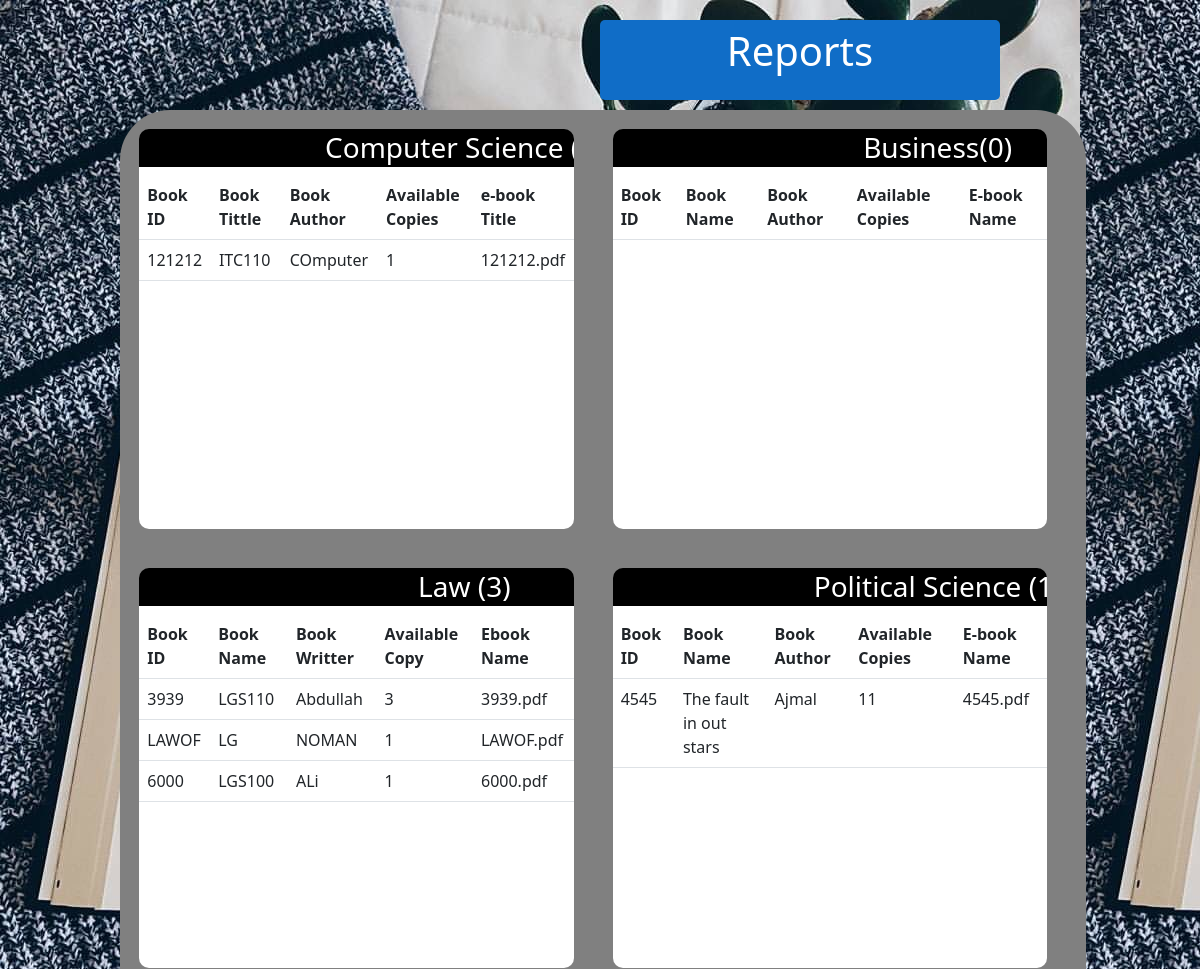
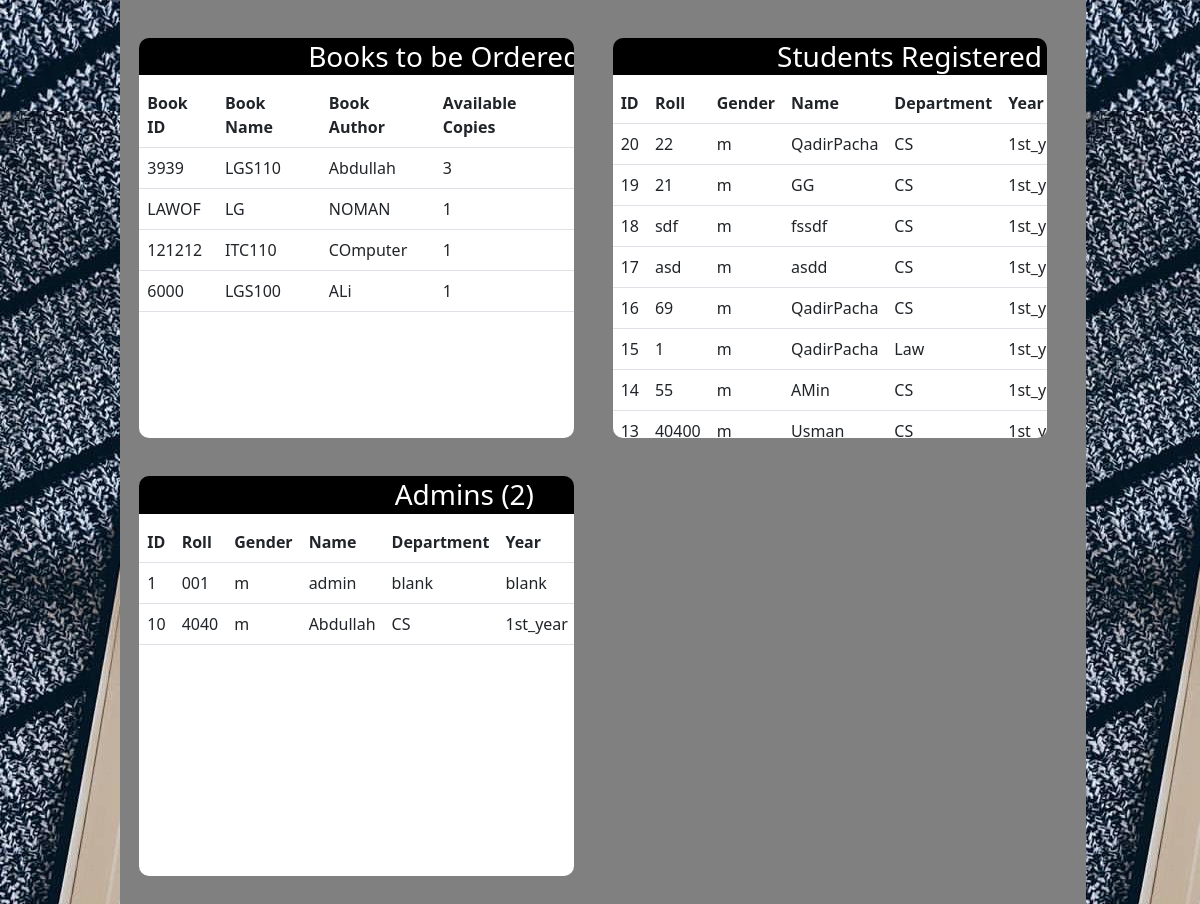
The app's page /report.php with its own data (2 pictures, top to bottom).
### tables this page shows
CREATE TABLE `book` (
  `b_id` varchar(255) NOT NULL,
  `booksname` varchar(50) NOT NULL,
  `authorname` varchar(50) NOT NULL,
  `copies` varchar(20) NOT NULL,
  `avl_cpy` int(100) NOT NULL,
  `dept` varchar(50) NOT NULL,
  `file_name` varchar(255) NOT NULL,
  `path` varchar(200) NOT NULL,
  PRIMARY KEY (`b_id`),
  UNIQUE KEY `b_id` (`b_id`)
);

### report.php (the view, shortened to what this page needs)
<?php include("conn.php");
?>
<!DOCTYPE html>
<html>
<head>
  <link href="https://cdn.jsdelivr.net/npm/bootstrap@5.1.3/dist/css/bootstrap.min.css" rel="stylesheet">
</head>
<body>
  <div class="box">
   <table  style =" font-size:30pt"align="center" >
      <tr>
        <td style="color:white">Reports</td>
      </tr>
    </table>
  </div>
  <div class="boxtwo" style="border-radius: 50px; width:80.5%; height:1850px; margin-left:10%;margin-top:10px;background-color:gray">
    <div class="box-cnt">
      <h3 class="box-cnt-h" style = "color:white">Computer Science (<?php
$query2 = "select count(b_id) from book where dept = 'CS';";
$queryR = mysqli_query($conn,$query2);
$data2 = mysqli_fetch_array($queryR);
$adminTotal =$data2['count(b_id)'];
echo $adminTotal; ?>)</h3>
         <table class="table table-hover">
                <tr>
                    <th>Book ID</th>
                    <th>Book Tittle</th>
                    <th>Book Author</th>
                    <th>Available Copies</th>
                    <th>e-book Title</th>
                </tr>
            <?php  $data=mysqli_query($conn,"SELECT * FROM `book`");
	              while($row = mysqli_fetch_array($data))
	               {
                      if($row["dept"]=="CS"){
                        echo "<tr>";
                          $lg1="<a>";
                        echo "<td>" ;echo $row["b_id"]; echo "</td>";
                        echo "<td>";echo "$lg1"; echo $row["booksname"]; echo "</a>"; echo "</td>";
                        echo "<td>"; echo $row["authorname"]; echo "</td>";
                        echo "<td>"; echo $row["avl_cpy"]; echo "</td>";
                        echo "<td>"; echo $row["file_name"]; echo "</td>";
                        echo "</tr>";
                      }
                    }
	            ?>
        </table>
    </div>
    <div class="box-cnt">
      <h3 class="box-cnt-h"style = "color:white">Business(<?php
$query2 = "select count(b_id) from book where dept = 'Business';";
$queryR = mysqli_query($conn,$query2);
$data2 = mysqli_fetch_array($queryR);
$adminTotal =$data2['count(b_id)'];
echo $adminTotal; ?>)</h3>
        <table class="table table-hover">
                <tr>
                    <th>Book ID</th>
                    <th>Book Name</th>
                    <th>Book Author</th>
                    <th>Available Copies</th>
                    <th>E-book Name</th>
                </tr>
                </table>
    </div>
    <br/clear="all">
    <div class="box-cnt">
      <h3 class="box-cnt-h" style = "color:white">Law (<?php
$query2 = "select count(b_id) from book where dept = 'Law';";
$queryR = mysqli_query($conn,$query2);
$data2 = mysqli_fetch_array($queryR);
$adminTotal =$data2['count(b_id)'];
echo $adminTotal; ?>) </h3>
        <table class="table table-hover">
                <tr>
                    <th>Book ID</th>
                    <th>Book Name</th>
                    <th>Book Writter</th>
                    <th>Available Copy</th>
                    <th>Ebook Name</th>
                </tr>
            <?php  $data=mysqli_query($conn,"SELECT * FROM `book`");
	              while($row = mysqli_fetch_array($data))
	               {
                      if($row["dept"]=="Law"){
                        echo "<tr>";
                          $lg3="<a>";
                        echo "<td>" ;echo $row["b_id"]; echo "</td>";
                        echo "<td>";echo "$lg3"; echo $row["booksname"]; echo "</a>"; echo "</td>";
                        echo "<td>"; echo $row["authorname"]; echo "</td>";
                        echo "<td>"; echo $row["avl_cpy"]; echo "</td>";
                        echo "<td>"; echo $row["file_name"]; echo "</td>";
                        echo "</tr>";
                      }
                    }
	            ?>
        </table>
    </div>
    <div class="box-cnt">
      <h3 class="box-cnt-h"style = "color:white">Political Science (<?php
$query2 = "select count(b_id) from book where dept = 'PoliticalScience';";
$queryR = mysqli_query($conn,$query2);
$data2 = mysqli_fetch_array($queryR);
$adminTotal =$data2['count(b_id)'];
echo $adminTotal; ?>) </h3>
        <table class="table table-hover">
                <tr>
                    <th>Book ID</th>
                    <th>Book Name</th>
                    <th>Book Author</th>
                    <th>Available Copies</th>
                    <th>E-book Name</th>
                </tr>
            <?php  $data=mysqli_query($conn,"SELECT * FROM `book`");
	              while($row = mysqli_fetch_array($data))
	               {
                      if($row["dept"]=="PoliticalScience"){
                        echo "<tr>";
                          $lg4="<a>";
                        echo "<td>" ;
                        echo $row["b_id"];
                        echo "</td>";
                        echo "<td>";
                        echo "$lg4";
                        echo $row["booksname"];
                        echo "</a>";
                        echo "</td>";
                        echo "<td>";
                        echo $row["authorname"];
                        echo "</td>";
                        echo "<td>";
                        echo $row["avl_cpy"];
                        echo "</td>";
                        echo "<td>";
                        echo $row["file_name"];
                        echo "</td>";
                        echo "</tr>";
                      }
                    }
	            ?>
                </table>
    </div>
    <div class="box-cnt">
      <h3 class="box-cnt-h"style = "color:white"> Books to be Ordered (<?php
$query2 = "select count(b_id) from booksneeded;";
$queryR = mysqli_query($conn,$query2);
$data2 = mysqli_fetch_array($queryR);
$adminTotal =$data2['count(b_id)'];
echo $adminTotal; ?>)  </h3>
        <table class="table table-hover">
                <tr>
                    <th>Book ID</th>
                    <th>Book Name</th>
                    <th>Book Author</th>
                    <th>Available Copies</th>
                </tr>
            <?php  $data=mysqli_query($conn,"SELECT * FROM `booksneeded`");
	              while($row = mysqli_fetch_array($data))
	               {
                        echo "<tr>";
                          $lg4="<a>";
                        echo "<td>" ;
                        echo $row["b_id"];
                        echo "</td>";
                        echo "<td>";
                        echo "$lg4";
                        echo $row["booksname"];
                        echo "</a>";
                        echo "</td>";
                        echo "<td>";
                        echo $row["authorname"];
                        echo "</td>";
                        echo "<td>";
                        echo $row["avl_cpy"];
                        echo "</td>";
                        echo "</tr>";
                      }
	            ?>
                </table>
  </div>
  <div class="box-cnt">
      <h3 class="box-cnt-h"style = "color:white"> Students Registered (<?php
$query2 = "select count(id) from studentsregistered;";
$queryR = mysqli_query($conn,$query2);
$data2 = mysqli_fetch_array($queryR);
$adminTotal =$data2['count(id)'];
echo $adminTotal; ?>) </h3>
        <table class="table table-hover">
                <tr>
                    <th> ID</th>
                    <th>Roll</th>
                    <th>Gender</th>
                    <th>Name</th>
                    <th>Department</th>
                    <th>Year</th>
                </tr>
            <?php  $data=mysqli_query($conn,"SELECT * FROM `studentsregistered`");
	              while($row = mysqli_fetch_array($data))
	               {
                    echo "<tr>";
                        echo "<td>" ;
                        echo $row["id"];
                        echo "</td>";
                        echo "<td>" ;
                        echo $row["roll"];
                        echo "</td>";
                        echo "<td>";
                        echo $row["gender"];
                        echo "</td>";
                        echo "<td>";
                        echo $row["name"];
                        echo "</td>";
                        echo "<td>";
                        echo $row["dept"];
                        echo "</td>";
                        echo "<td>";
                        echo $row["year"];
                        echo "</td>";
                        echo "</tr>";
                      }
	            ?>
                </table>
                </div>
    <div class="box-cnt">
      <h3 class="box-cnt-h"style = "color:white"> Admins (<?php
      $query2 = "select count(id) from admins;";
      $queryR = mysqli_query($conn,$query2);
      $data2 = mysqli_fetch_array($queryR);
      $adminTotal =$data2['count(id)'];
      echo $adminTotal; ?>) </h3>
        <table class="table table-hover">
                <tr>
                    <th> ID</th>
                    <th>Roll</th>
                    <th>Gender</th>
                    <th>Name</th>
                    <th>Department</th>
                    <th>Year</th>
                </tr>
            <?php  $data=mysqli_query($conn,"SELECT * FROM `admins`");
	              while($row = mysqli_fetch_array($data))
	               {
                        echo "<tr>";
                        echo "<td>" ;
                        echo $row["id"];
                        echo "</td>";
                        echo "<td>" ;
                        echo $row["roll"];
                        echo "</td>";
                        echo "<td>";
                        echo $row["gender"];
                        echo "</td>";
                        echo "<td>";
                        echo $row["name"];
                        echo "</td>";
                        echo "<td>";
                        echo $row["dept"];
                        echo "</td>";
                        echo "<td>";
                        echo $row["year"];
                        echo "</td>";
                        echo "</tr>";
                      }
	            ?>
                </table>
                </div>
</body>
<html>

### report.php (style rules this page uses)
body { background: url("1.jpeg"); }
.box { width:400px; height:80px; margin-top:20px; margin-left:600px; margin-right:400; background-color: #106dc7; opacity: 1; border-radius:5px; }
.boxtwo { background-color:rgb(255 255 255 / 80%); opacity: 1; }
.box-cnt { background-color:white; float:left; border-radius:10px; overflow: auto; height:400px; width:45%; margin: 2% 2%; float: left; }
.box-cnt-h { color:white; text-align: center; padding-top:2px; padding-bottom: 2px; background:black; width: 650px; }
.box-table td,tr { border: 3px solid white; }
a { color: green; }

### records on screen
book: b_id "121212", booksname "ITC110", authorname "COmputer", avl_cpy "1", file_name "121212.pdf"
book: b_id "3939", booksname "LGS110", authorname "Abdullah", avl_cpy "3", file_name "3939.pdf"
book: b_id "LAWOF", booksname "LG", authorname "NOMAN", avl_cpy "1", file_name "LAWOF.pdf"
book: b_id "6000", booksname "LGS100", authorname "ALi", avl_cpy "1", file_name "6000.pdf"
book: b_id "4545", booksname "The fault in out stars", authorname "Ajmal", avl_cpy "11", file_name "4545.pdf"

### other values on screen
$adminTotal "0"
$adminTotal "3"
$row["b_id"] "3939"
$row["booksname"] "LGS110"
$row["authorname"] "Abdullah"
$row["avl_cpy"] "3"
$row["b_id"] "LAWOF"
$row["booksname"] "LG"
$row["authorname"] "NOMAN"
$row["avl_cpy"] "1"
$row["b_id"] "121212"
$row["booksname"] "ITC110"
$row["authorname"] "COmputer"
$row["b_id"] "6000"
$row["booksname"] "LGS100"
